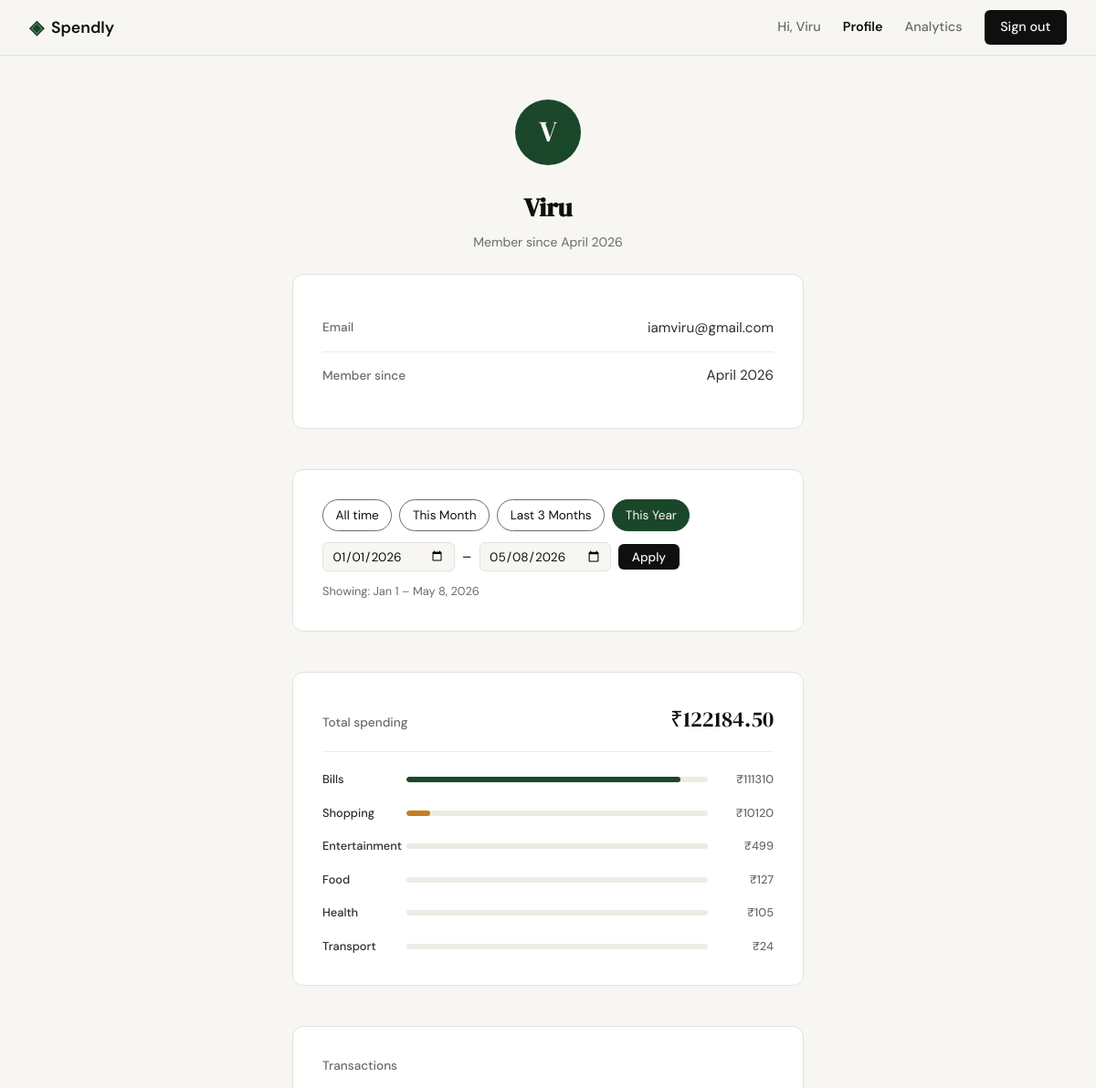
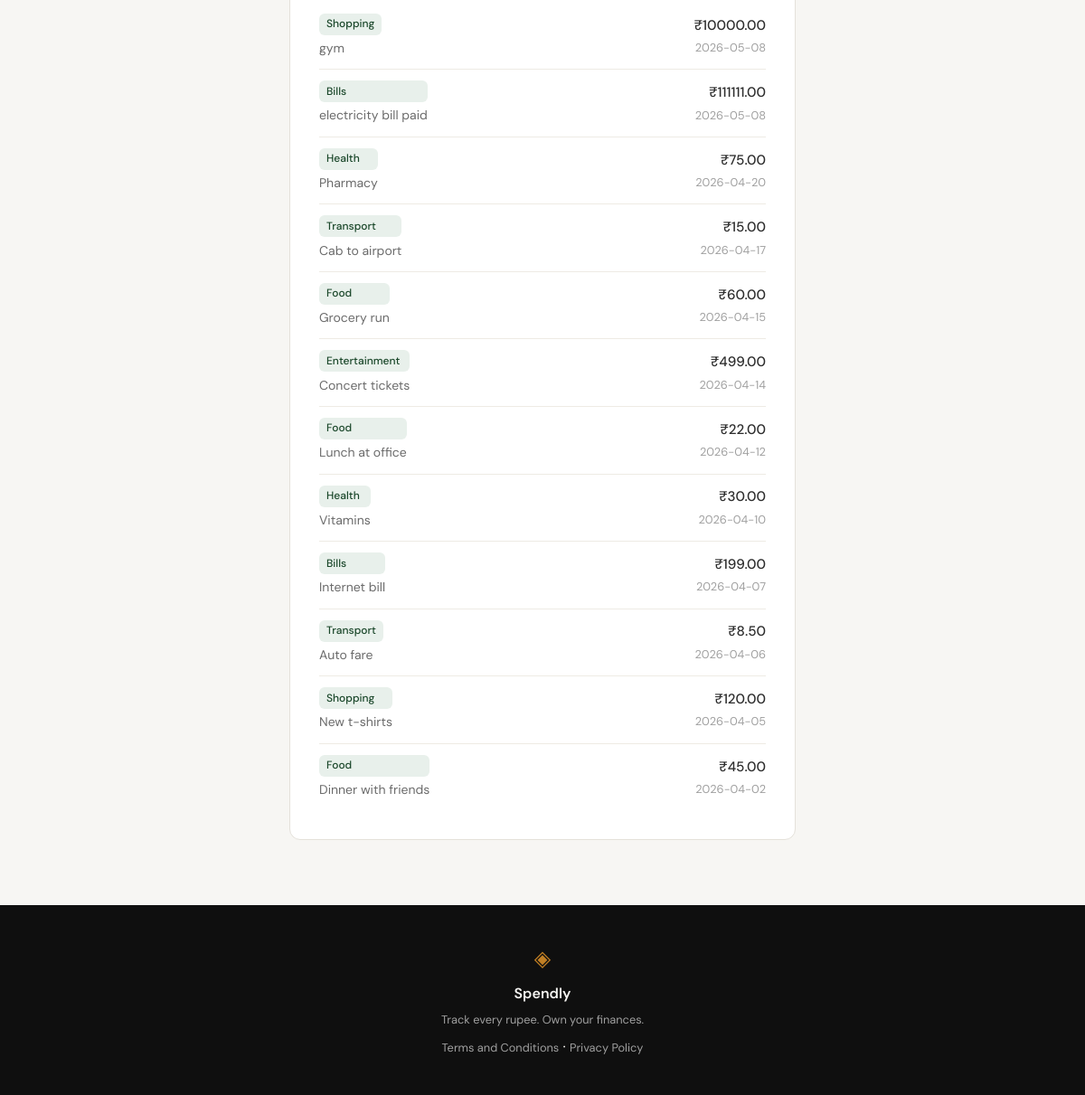
Page /profile?from=2026-01-01&to=2026-05-08 (signed in) on the committed database (2 pictures, top to bottom).
### tables this page shows
CREATE TABLE users (
                id            INTEGER PRIMARY KEY AUTOINCREMENT,
                name          TEXT    NOT NULL,
                email         TEXT    NOT NULL UNIQUE,
                password_hash TEXT    NOT NULL,
                created_at    TEXT    DEFAULT (datetime('now'))
            );

CREATE TABLE expenses (
                id          INTEGER PRIMARY KEY AUTOINCREMENT,
                user_id     INTEGER NOT NULL REFERENCES users(id),
                amount      REAL    NOT NULL,
                category    TEXT    NOT NULL,
                date        TEXT    NOT NULL,
                description TEXT,
                created_at  TEXT    DEFAULT (datetime('now'))
            );

### app.py (the view, shortened to what this page needs)
@app.route("/profile")
def profile():
    if not session.get("user_id"):
        return redirect(url_for("login"))
    uid = session["user_id"]
    db = get_db()
    user = db.execute(
        "SELECT name, email, created_at FROM users WHERE id = ?",
        (uid,)
    ).fetchone()
    if user is None:
        session.clear()
        return redirect(url_for("login"))
    member_since = datetime.strptime(user["created_at"][:10], "%Y-%m-%d").strftime("%B %Y")
    from_raw  = request.args.get("from", "")
    to_raw    = request.args.get("to", "")
    from_date = to_date = None
    try:
        if from_raw and to_raw:
            from_date = datetime.strptime(from_raw, "%Y-%m-%d").date()
            to_date   = datetime.strptime(to_raw,   "%Y-%m-%d").date()
            if from_date > to_date:
                from_date = to_date = None
    except ValueError:
        pass
    presets = _build_date_presets(date.today())
    if from_date and to_date:
        fd, td = from_date.isoformat(), to_date.isoformat()
        total_spent = db.execute(
            "SELECT COALESCE(SUM(amount), 0) FROM expenses"
            " WHERE user_id = ? AND date BETWEEN ? AND ?",
            (uid, fd, td),
        ).fetchone()[0]
        cat_rows = db.execute(
            "SELECT category, SUM(amount) as total FROM expenses"
            " WHERE user_id = ? AND date BETWEEN ? AND ?"
            " GROUP BY category ORDER BY total DESC",
            (uid, fd, td),
        ).fetchall()
        recent = db.execute(
            "SELECT amount, category, date, description FROM expenses"
            " WHERE user_id = ? AND date BETWEEN ? AND ?"
            " ORDER BY date DESC",
            (uid, fd, td),
        ).fetchall()
    categories = [
        {
            "name": r["category"],
            "total": r["total"],
            "pct": round(r["total"] / total_spent * 100) if total_spent else 0,
        }
        for r in cat_rows
    ]
    return render_template("profile.html",
        user=user,
        member_since=member_since,
        total_spent=total_spent,
        categories=categories,
        recent=recent,
        from_date=from_date,
        to_date=to_date,
        presets=presets,
    )

### app.py (called while the page is built)
def _build_date_presets(today):
    m3_month = today.month - 2
    m3_year  = today.year
    if m3_month <= 0:
        m3_month += 12
        m3_year  -= 1
    return {
        "this_month":    {"from": date(today.year, today.month, 1).isoformat(), "to": today.isoformat()},
        "last_3_months": {"from": date(m3_year, m3_month, 1).isoformat(),       "to": today.isoformat()},
        "this_year":     {"from": date(today.year, 1, 1).isoformat(),            "to": today.isoformat()},
    }

### database/db.py (called while the page is built)
def get_db():
    conn = sqlite3.connect(DB_PATH)
    conn.row_factory = sqlite3.Row
    conn.execute("PRAGMA foreign_keys = ON")
    return conn

### templates/profile.html (shortened to what this page needs)
{% extends "base.html" %}
{% block content %}
<section class="profile-page">
    <div class="profile-wrap">
        <div class="profile-head">
            <div class="profile-avatar">{{ user.name[0].upper() }}</div>
            <h1 class="profile-name">{{ user.name }}</h1>
            <p class="profile-since">Member since {{ member_since }}</p>
        </div>
        <div class="auth-card">
            <div class="profile-field">
                <span class="profile-label">Email</span>
                <span class="profile-value">{{ user.email }}</span>
            </div>
            <div class="profile-field profile-field--last">
                <span class="profile-label">Member since</span>
                <span class="profile-value">{{ member_since }}</span>
            </div>
        </div>
        <div class="filter-bar auth-card">
            <div class="filter-presets">
                <a href="{{ url_for('profile') }}"
                   class="filter-preset-btn{% if not from_date %} active{% endif %}">All time</a>
                <a href="{{ url_for('profile', **{'from': presets.this_month.from, 'to': presets.this_month.to}) }}"
                   class="filter-preset-btn{% if from_date and from_date.isoformat() == presets.this_month.from %} active{% endif %}">This Month</a>
                <a href="{{ url_for('profile', **{'from': presets.last_3_months.from, 'to': presets.last_3_months.to}) }}"
                   class="filter-preset-btn{% if from_date and from_date.isoformat() == presets.last_3_months.from %} active{% endif %}">Last 3 Months</a>
                <a href="{{ url_for('profile', **{'from': presets.this_year.from, 'to': presets.this_year.to}) }}"
                   class="filter-preset-btn{% if from_date and from_date.isoformat() == presets.this_year.from %} active{% endif %}">This Year</a>
            </div>
            <form class="filter-custom" method="get" action="{{ url_for('profile') }}">
                <input type="date" name="from" class="form-input" value="{{ from_date or '' }}">
                <span>–</span>
                <input type="date" name="to" class="form-input" value="{{ to_date or '' }}">
                <button type="submit" class="btn--sm">Apply</button>
            </form>
            {% if from_date and to_date %}
            <p class="filter-label">Showing: {{ from_date.strftime("%b") }} {{ from_date.day }} – {{ to_date.strftime("%b") }} {{ to_date.day }}, {{ to_date.year }}</p>
            {% endif %}
        </div>
        {% if categories %}
        <div class="auth-card">
            <div class="profile-spend-header">
                <span class="profile-label">Total spending</span>
                <span class="profile-spend-total">&#8377;{{ "%.2f"|format(total_spent) }}</span>
            </div>
            {% set bar_mods = ['', ' mock-bar-2', ' mock-bar-3', ' mock-bar-4'] %}
            <div class="mock-bars">
                {% for cat in categories %}
                <div class="mock-bar-row">
                    <span class="mock-cat">{{ cat.name }}</span>
                    <div class="mock-bar-track">
                        <div class="mock-bar{{ bar_mods[loop.index0 % 4] }}" style="width: {{ cat.pct }}%"></div>
                    </div>
                    <span class="mock-amt">&#8377;{{ "%.0f"|format(cat.total) }}</span>
                </div>
                {% endfor %}
            </div>
        </div>
        {% endif %}
        {% if recent %}
        <div class="auth-card">
            <p class="profile-section-label">{% if from_date %}Transactions{% else %}Recent transactions{% endif %}</p>
            <div class="txn-list">
                {% for txn in recent %}
                <div class="txn-row{% if loop.last %} txn-row--last{% endif %}">
                    <div class="txn-left">
                        <span class="txn-cat">{{ txn.category }}</span>
                        <span class="txn-desc">{{ txn.description or '—' }}</span>
                    </div>
                    <div class="txn-right">
                        <span class="txn-amt">&#8377;{{ "%.2f"|format(txn.amount) }}</span>
                        <span class="txn-date">{{ txn.date }}</span>
                    </div>
                </div>
                {% endfor %}
            </div>
        </div>
        {% endif %}
    </div>
</section>
{% endblock %}

### templates/base.html (shortened to what this page needs)
<!DOCTYPE html>
<html lang="en">
<head>
    <link rel="stylesheet" href="{{ url_for('static', filename='css/style.css') }}">
</head>
<body>
    <nav class="navbar">
        <div class="nav-inner">
            <a href="{{ url_for('landing') }}" class="nav-brand">
                <span class="brand-icon">◈</span>
                <span class="brand-name">Spendly</span>
            </a>
            <div class="nav-links">
                {% if session.get('user_id') %}
                    <span class="nav-greeting">Hi, {{ session['user_name'] }}</span>
                    <a href="{{ url_for('profile') }}" {% if request.endpoint == 'profile' %}style="color:var(--ink);font-weight:600;"{% endif %}>Profile</a>
                    <a href="{{ url_for('analytics') }}" {% if request.endpoint == 'analytics' %}style="color:var(--ink);font-weight:600;"{% endif %}>Analytics</a>
                    <a href="{{ url_for('logout') }}" class="nav-cta">Sign out</a>
                {% else %}
                    <a href="{{ url_for('login') }}">Sign in</a>
                    <a href="{{ url_for('register') }}" class="nav-cta">Get started</a>
                {% endif %}
            </div>
        </div>
    </nav>
    <main class="main-content">
        {% block content %}{% endblock %}
    </main>
    <footer class="footer">
        <div class="footer-inner">
            <span class="brand-icon">◈</span>
            <span class="footer-name">Spendly</span>
            <p class="footer-copy">Track every rupee. Own your finances.</p>
            <p><a href="/terms">Terms and Conditions</a> &middot; <a href="/privacy">Privacy Policy</a></p>
        </div>
    </footer>
</body>
</html>

### rows in the picture
users: user_name "Viru", name "V", name "Viru", email "iamviru@gmail.com"
expenses: category "Shopping", description "gym", amount "10000.00", date "2026-05-08"
expenses: category "Bills", description "electricity bill paid", amount "111111.00", date "2026-05-08"
expenses: category "Health", description "Pharmacy", amount "75.00", date "2026-04-20"
expenses: category "Transport", description "Cab to airport", amount "15.00", date "2026-04-17"
expenses: category "Food", description "Grocery run", amount "60.00", date "2026-04-15"
expenses: category "Entertainment", description "Concert tickets", amount "499.00", date "2026-04-14"
expenses: category "Food", description "Lunch at office", amount "22.00", date "2026-04-12"
expenses: category "Health", description "Vitamins", amount "30.00", date "2026-04-10"
expenses: category "Bills", description "Internet bill", amount "199.00", date "2026-04-07"
expenses: category "Transport", description "Auto fare", amount "8.50", date "2026-04-06"
expenses: category "Shopping", description "New t-shirts", amount "120.00", date "2026-04-05"
expenses: category "Food", description "Dinner with friends", amount "45.00", date "2026-04-02"

### other values in the picture
{{ member_since }} "April 2026"
{{ from_date.strftime("%b") }} "Jan"
{{ from_date.day }} "1"
{{ to_date.strftime("%b") }} "May"
{{ to_date.day }} "8"
{{ to_date.year }} "2026"
{{ "%.2f"|format(total_spent) }} "122184.50"
{{ cat.name }} "Bills" "Shopping" "Entertainment" "Food" "Health" "Transport"
{{ "%.0f"|format(cat.total) }} "111310" "10120" "499" "127" "105" "24"
